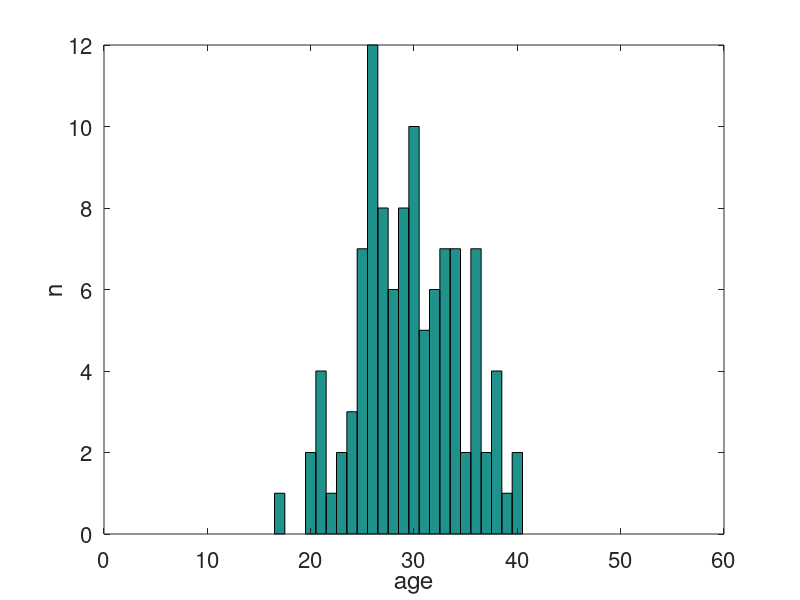

Recreate this plot in MATLAB.
clear all
close all

n = 107; % number of trials

x = 1:50;
y = round((randn(n,1)*5)+30);

figure(1)
hist(y,x)
xlabel('age','FontSize',16)
ylabel('n','FontSize',16)
set(gca,'FontSize',16)